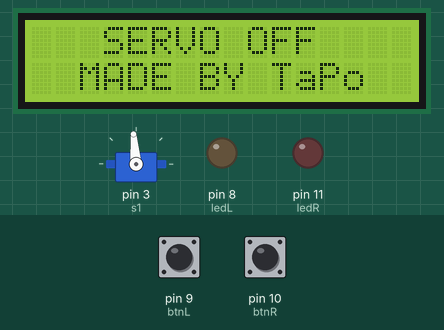
This sketch was run on a simulated Arduino Uno, built with avr-gcc and run on an emulated ATmega328P. On the bench: servo, 16×2 character LCD, output pins drawn as LEDs (lit = HIGH). The test bench sets the inputs (shaded band); at power-on: pin 9 (btnL) LOW, pin 10 (btnR) LOW.

Above: at 1.2 s.
1.3 s: pin 9 (btnL) pulled HIGH for 0.15 s
At 1.47 s:
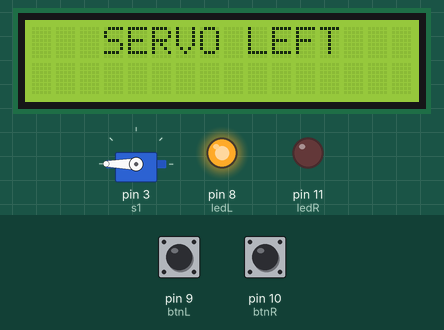
3.0 s: pin 10 (btnR) pulled HIGH for 3.2 s
At 3.8 s:
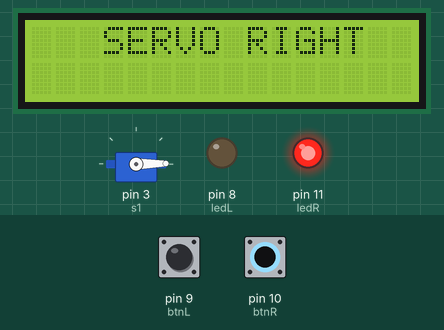
9.2 s: pin 9 (btnL) pulled HIGH for 0.15 s
At 9.9 s:
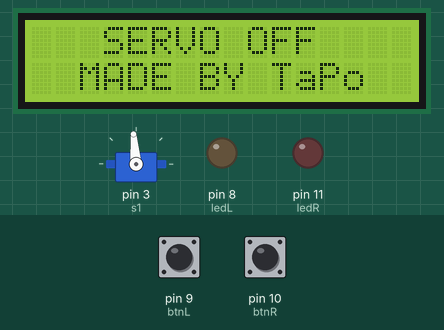
12.3 s: pin 9 (btnL) pulled HIGH for 1 s
At 13.1 s:
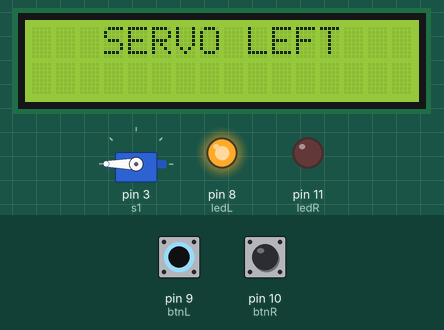
14.8 s: pin 10 (btnR) pulled HIGH for 3.2 s
At 15.9 s:
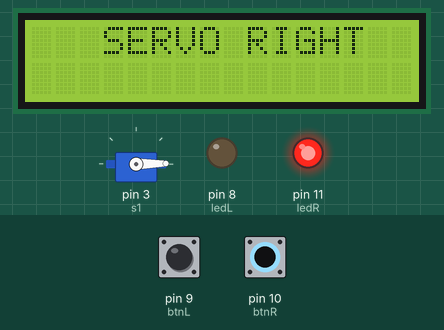
21.0 s: pin 10 (btnR) pulled HIGH for 0.15 s
At 22.4 s:
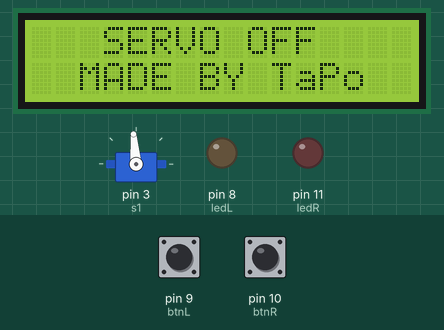
Timing chart, 0 to 23.8 s (numbered marks = the images above; inputs shaded):
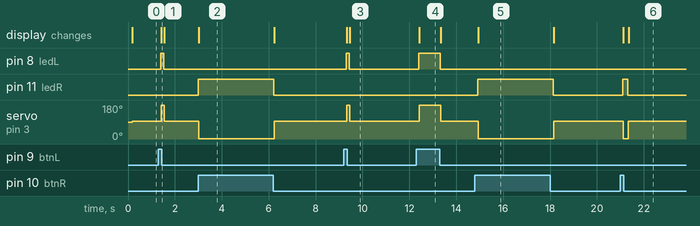

Measured:
- after the input at 1.3 s, pin 8 (ledL): LOW → HIGH after 0.10 s, → LOW 0.11 s later; servo on pin 3 (s1): 95° → 180° after 0.12 s, → 95° 0.12 s later; the display: changes after 0.12 s (image 1)
- after the input at 3.0 s, pin 11 (ledR): LOW → HIGH at once, → LOW 3.2 s later; servo on pin 3 (s1): 95° → 1° at once, → 95° 3.2 s later; the display: changes at once (image 2)
- after the input at 9.2 s, pin 8 (ledL): LOW → HIGH after 0.12 s, → LOW 0.11 s later; servo on pin 3 (s1): 95° → 180° after 0.13 s, → 95° 0.12 s later; the display: first changes after 0.13 s (image 3 shows a later state)
- after the input at 12.3 s, pin 8 (ledL): LOW → HIGH after 0.11 s, → LOW 0.90 s later; servo on pin 3 (s1): 95° → 180° after 0.12 s, → 95° 0.92 s later; the display: changes after 0.12 s (image 4)
- after the input at 14.8 s, pin 11 (ledR): LOW → HIGH after 0.12 s, → LOW 3.2 s later; servo on pin 3 (s1): 95° → 1° after 0.14 s, → 95° 3.2 s later; the display: changes after 0.14 s (image 5)
- after the input at 21.0 s, pin 11 (ledR): LOW → HIGH after 0.11 s, → LOW 0.21 s later; servo on pin 3 (s1): 95° → 1° after 0.12 s, → 95° 0.22 s later; the display: first changes after 0.12 s (image 6 shows a later state)

The sketch:

servo-lcd.ino
```cpp
#include <LiquidCrystal_I2C.h> // Library for LCD
#include <Servo.h> // Servo Control using the Arduino Servo Library

int btnL = 9; // btn for left side
int ledL = 8; // led for left side(blue led)
int btnR = 10; // btn for right side
int ledR = 11; //led for right side(red led)
int val; // valute for servo
Servo s1; // the name of servo
LiquidCrystal_I2C lcd(0x27,16,2); // I2C address 0x27, 16 column and 2 rows

void setup() {
  s1.attach (3); // pin for servo
  pinMode(ledL, OUTPUT); // blue led (left) set to output
  pinMode(btnL, INPUT); // left btn set to input
  pinMode(ledR, OUTPUT); // red led (right) set to output
  pinMode(btnR, INPUT);  // right btn set to input
  lcd.init(); // initialize the lcd
  lcd.backlight(); // turn on backlight.
}

void loop() {
             delay(100); // delay 100s
            if (digitalRead(btnR) == 1){ // if the right button is pressed
            digitalWrite(ledR, 1); // turn on the red led
            digitalWrite(ledL, 0); // turn off the blue led
            s1.write(1); // servo will go to 1
            lcd.clear(); // clear the lcd
            lcd.setCursor(3,0); // set cursor where text will be shown
            lcd.print("SERVO RIGHT"); // text that will be shown if the right button is pressed
            delay(100); // delay 100s
          } // the end of if command
          else if(digitalRead(btnL) == 1){ //if left button is pressed
            digitalWrite(ledL, 1); //turn on the blue led
            digitalWrite(ledR, 0); // turn off the red led
            s1.write(180); // servo will go to 180
            lcd.clear(); // clear the lcd
            lcd.setCursor(3,0); // set cursor where text will be shown
            lcd.print("SERVO LEFT"); // text that will be shown if the left button is pressed
  } // the end of if command
      else { // if noting is pressed
            digitalWrite(ledL, 0); // turn off the blue led
            digitalWrite(ledR, 0); // turn off the red led
            s1.write(95); // servo will go to 95
            lcd.clear(); // clear the lcd
            lcd.setCursor(3,0); // set cursor where text will be shown
            lcd.print("SERVO OFF"); // text that will be shown if nothing is pressed
            lcd.setCursor(2,1); // set cursor where text will be shown
            lcd.print("MADE BY TaPo"); // text that will be shown if nothing is pressed

          } // the end of else command
           } // THE END - Made by TaPo
```
